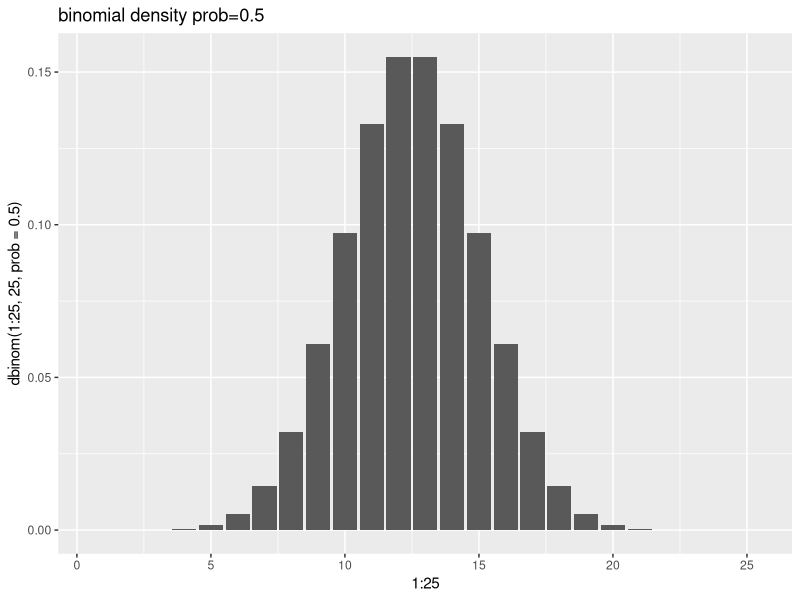
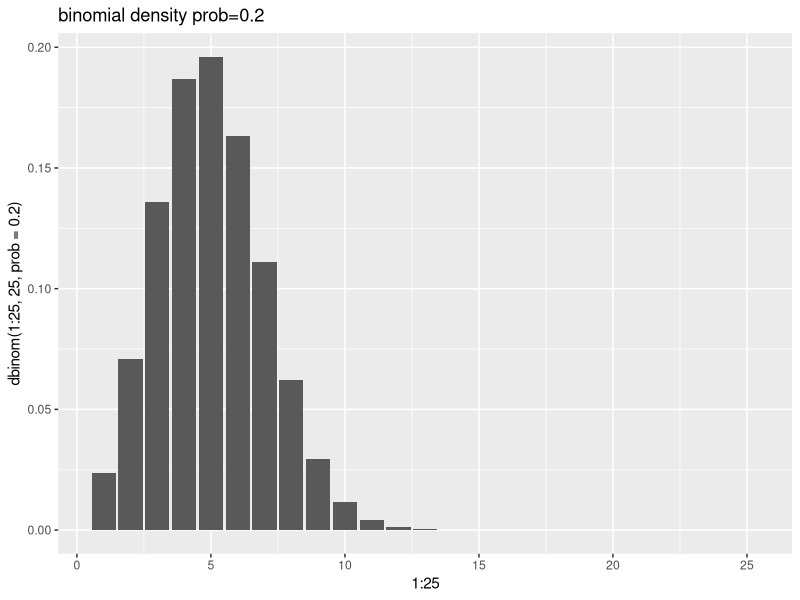
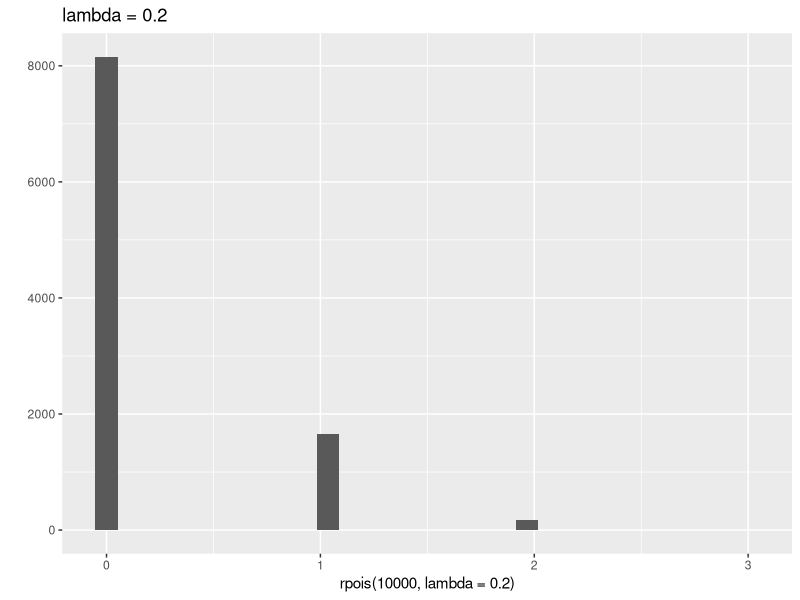
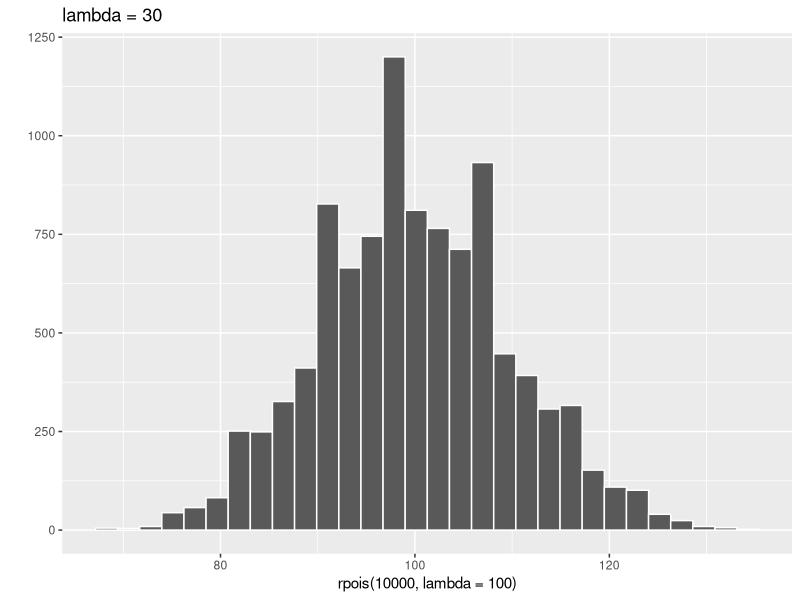
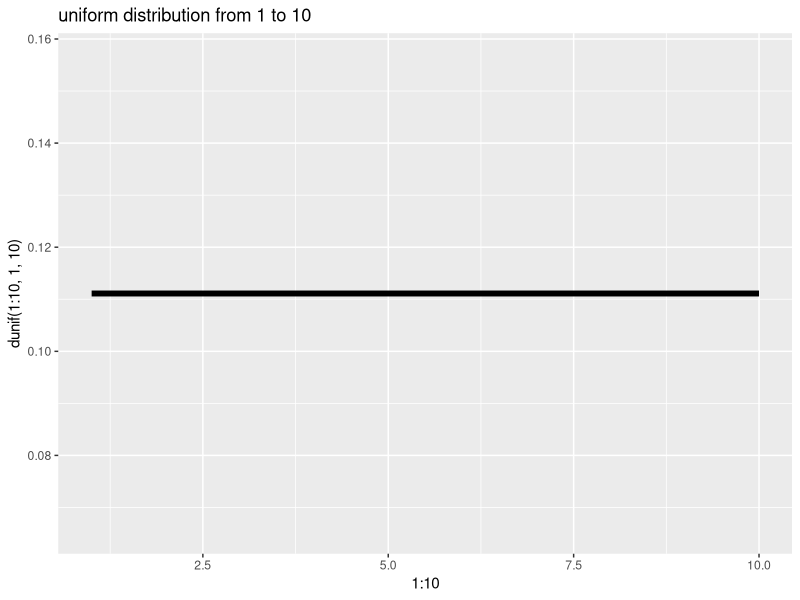
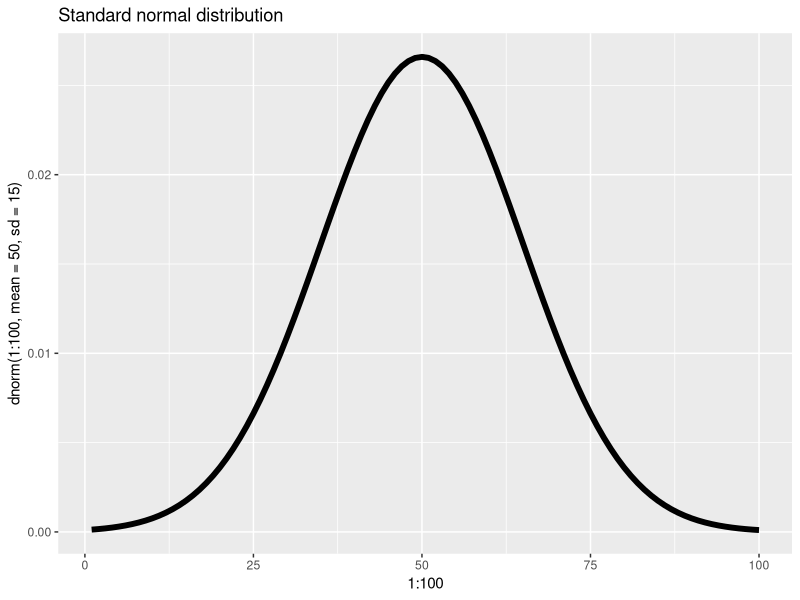
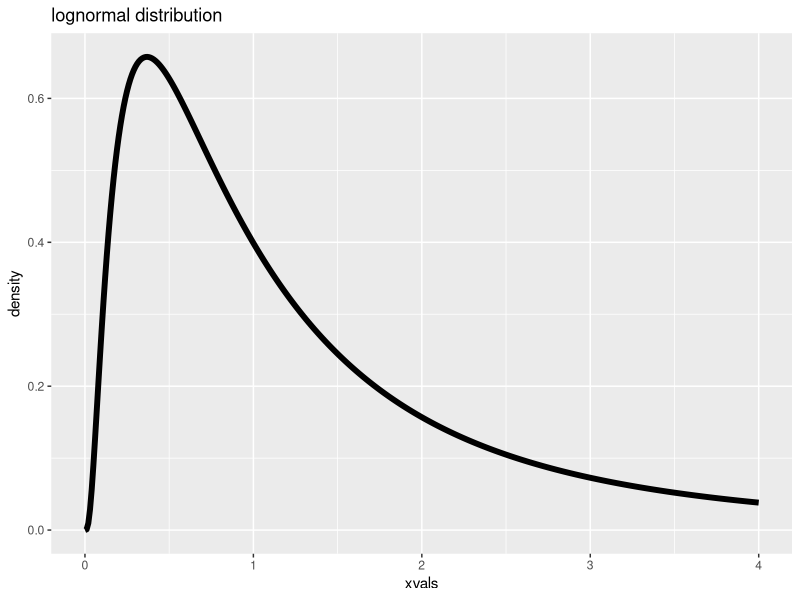
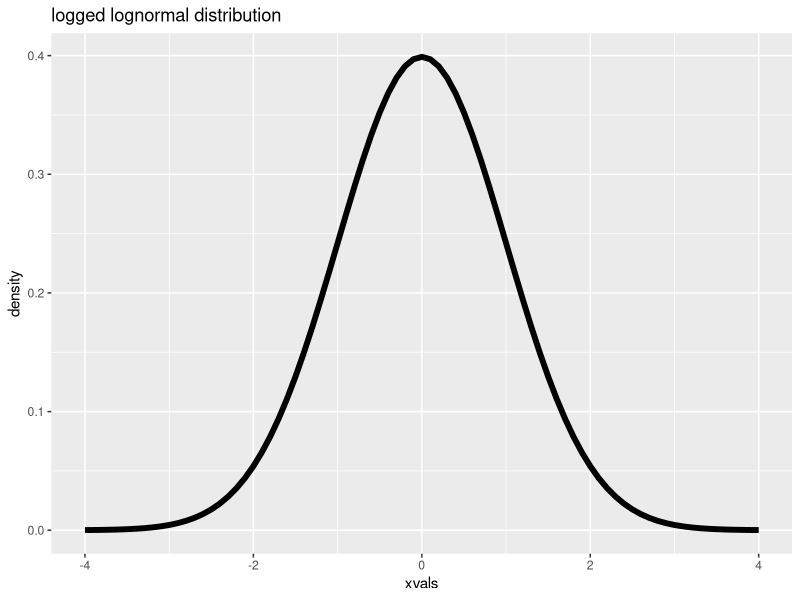

Write R code to recreate these figures, in order.
## ---- chunk 1
library(ggplot2)
## ---- chunk 2
ggplot() + 
  geom_bar(aes(x=1:25, y=dbinom(1:25, 25, prob = 0.5)), stat="identity") + 
  ggtitle("binomial density prob=0.5")

## ---- chunk 3
ggplot() + 
  geom_bar(aes(x=1:25, y=dbinom(1:25, 25, prob = 0.2)), stat="identity") + 
  ggtitle("binomial density prob=0.2")
## ---- chunk 4
qplot(x=rpois(10000,lambda = 0.2), main="lambda = 0.2")
## ---- chunk 5
qplot(x=rpois(10000, lambda = 100), 
      main="lambda = 30", color=I("white"))
## ---- chunk 6
qplot(x=1:10, y=dunif(1:10, 1, 10), main="uniform distribution from 1 to 10", geom="line", size=I(2))
## ---- chunk 7
qplot(x=1:100, y=dnorm(1:100, mean=50, sd=15), main="Standard normal distribution", geom="line", size=I(2))
## ---- chunk 8
xvals <- seq(0,4, by=0.01)
lnorm <- dlnorm(xvals, meanlog = 0, sdlog = 1)

qplot(xvals, y=lnorm, main="lognormal distribution", geom="line", size=I(2)) + labs(y="density")
qplot(seq(-4, 4, by=0.1), y=dnorm(seq(-4, 4, by=0.1), 0, 1), main="logged lognormal distribution", geom="line", size=I(2)) + labs(x="xvals", y="density")
## ---- chunk 9
xvals <- seq(0, 10, by=0.05); qplot(x=xvals, y=dexp(xvals, rate=2), geom="line", size=I(2))
## ---- chunk 10
sim <- rbinom(n = 5000, size=5000, prob = 0.5)
qplot(sim, main="binomial distribution p = 0.5")
## ---- chunk 11
library(ggplot2)
library(gridExtra)
dens <- qplot(x=1:100, y=dnorm(x=1:100, mean=60, sd=20), geom="line", size=I(2))  + labs(x="x", y="density", title="density")
cum <- qplot(x=1:100, y=pnorm(q=1:100, mean=60, sd=20), geom="line", size=I(2))  + labs(x="x", y="cumulative prob", title="cumulative prob")
grid.arrange(dens, cum)
## ---- chunk 12
pnorm(q = 5, mean = 10, sd = 1.5)
## ---- chunk 13
set.seed(1237)
grades <- rnorm(1000, mean=75, sd=10)
## ---- chunk 14
qplot(grades)
## ---- chunk 15
ninety_percentile <- qnorm(0.9, mean=75, sd = 10)
qplot(grades, main="grades distribution with 90th percentile indicated") + 
  geom_vline(xintercept=ninety_percentile, color="red")
## ---- chunk 16
sum(grades <= ninety_percentile) / length(grades)
## ---- chunk 17
qqnorm(rnorm(1000))
## ---- chunk 18
qqnorm(rnorm(1000)^2)
qqnorm(rnorm(1000)^3)
## ---- chunk 19
shapiro.test(rnorm(1000))
shapiro.test(rnorm(1000)^2)
